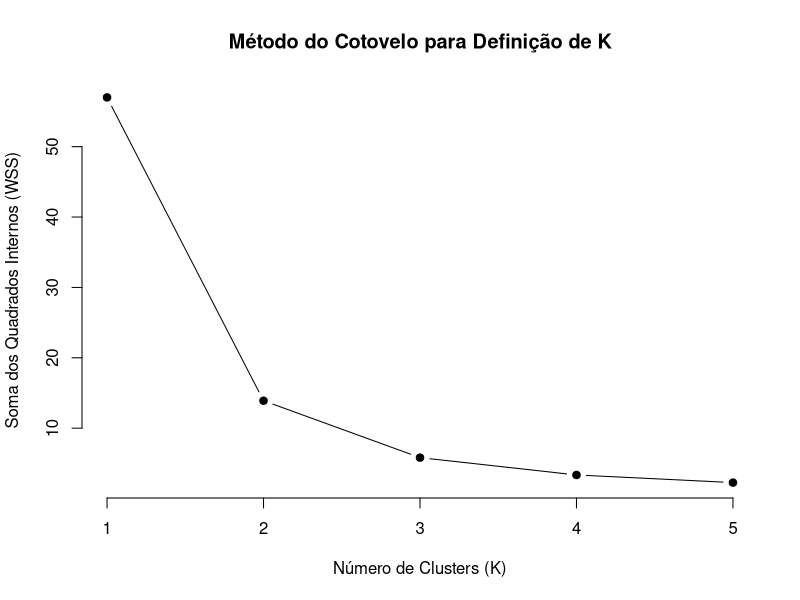
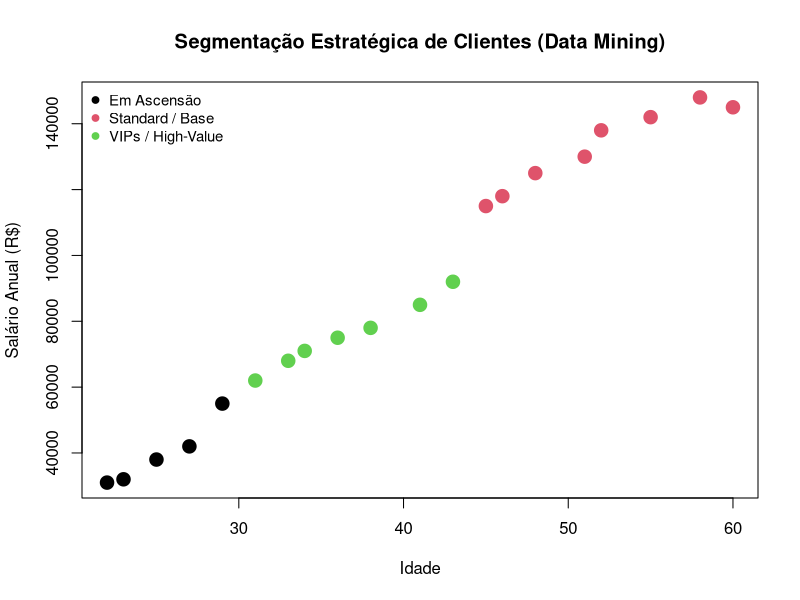

Generate these figures, in order, with R:
# =====================================================================
# PROJETO: Enterprise Smart Segmentation & Customer Profiling
# LINGUAGEM: R | TÉCNICA: Data Mining & K-Means Clustering
# =====================================================================

# 1. Instalar e carregar pacotes necessários (se necessário)
if(!require(cluster)) install.packages("cluster")
library(cluster)

# 2. Criar a base de dados simulada de clientes com alto volume
set.seed(42)
clientes_enterprise <- data.frame(
  Cliente_ID = 1:20,
  Idade = c(23, 45, 31, 52, 29, 60, 38, 41, 25, 55, 34, 48, 27, 51, 36, 43, 22, 58, 33, 46),
  Salario_Anual = c(32000, 115000, 62000, 138000, 55000, 145000, 78000, 85000, 38000, 142000, 
                    71000, 125000, 42000, 130000, 75000, 92000, 31000, 148000, 68000, 118000),
  Score_Fidelidade = c(3, 8, 5, 9, 4, 10, 6, 7, 3, 9, 6, 8, 4, 9, 6, 7, 2, 10, 5, 8)
)

# 3. Preparação e Normalização dos Dados para Machine Learning
# Selecionamos apenas as variáveis numéricas para a clusterização
dados_cluster <- clientes_enterprise[, c("Idade", "Salario_Anual", "Score_Fidelidade")]
dados_normalizados <- scale(dados_cluster)

# 4. Aplicação do Método do Cotovelo (Elbow Method) para encontrar o K ideal
wss <- numeric(5)
for (k in 1:5) {
  wss[k] <- sum(kmeans(dados_normalizados, centers = k, nstart = 25)$tot.withinss)
}

# Gráfico do Cotovelo
plot(1:5, wss, type = "b", pch = 19, frame = FALSE,
     xlab = "Número de Clusters (K)",
     ylab = "Soma dos Quadrados Internos (WSS)",
     main = "Método do Cotovelo para Definição de K")

# 5. Execução do Algoritmo K-Means final (definindo K = 3 grupos estratégicos)
set.seed(42)
resultado_final <- kmeans(dados_normalizados, centers = 3, nstart = 25)

# Adicionar os grupos de volta à base original
clientes_enterprise$Segmento_Cliente <- as.factor(resultado_final$cluster)

# Tradução executiva dos segmentos para o negócio
levels(clientes_enterprise$Segmento_Cliente) <- c("Em Ascensão", "Standard / Base", "VIPs / High-Value")

# Visualizar a base segmentada
print("=== CLIENTES SEGMENTADOS COM SUCESSO ===")
print(clientes_enterprise)

# 6. Gráfico de Dispersão Profissional dos Clusters
plot(clientes_enterprise$Idade, clientes_enterprise$Salario_Anual,
     col = clientes_enterprise$Segmento_Cliente,
     pch = 19, cex = 1.8,
     main = "Segmentação Estratégica de Clientes (Data Mining)",
     xlab = "Idade", ylab = "Salário Anual (R$)")

# Adicionar legenda explicativa no gráfico
legend("topleft", legend = levels(clientes_enterprise$Segmento_Cliente), 
       col = 1:3, pch = 19, bty = "n", cex = 0.9)
